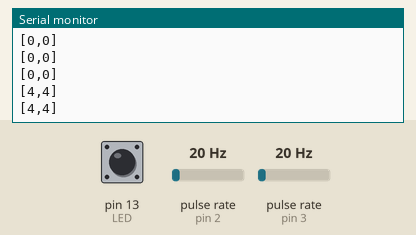
Recording of a sketch running on a simulated Arduino Uno, built with avr-gcc and run on an emulated ATmega328P. Shown: the last lines printed to the serial monitor. Wiring (inferred from the names in the program): 2 × pulse sensor: data pin 2 / data pin 3. The test bench sets the inputs (shaded band); at power-on: pulse rate (sensors on pin 2, pin 3) 20 Hz, pin 13 (LED) HIGH.

Above: at 1.2 s.
1.3 s: pulse rate (sensor on pin 2) set to 4 Hz
At 1.36 s:
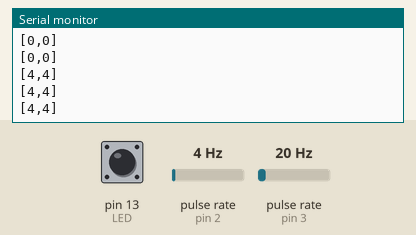
2.8 s: pulse rate (sensor on pin 3) set to 4 Hz
At 2.96 s:
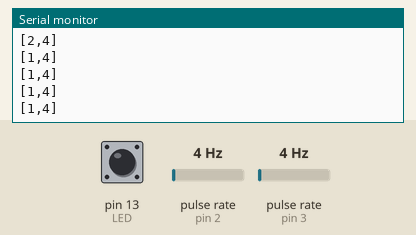
4.3 s: pulse rate (sensor on pin 2) set to 50 Hz
At 4.36 s:
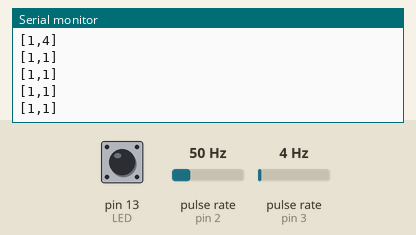
5.8 s: pulse rate (sensor on pin 3) set to 50 Hz
At 5.96 s:
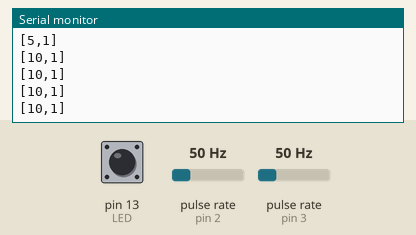
Timing chart, 0 to 8.3 s (numbered marks = the images above; inputs shaded):
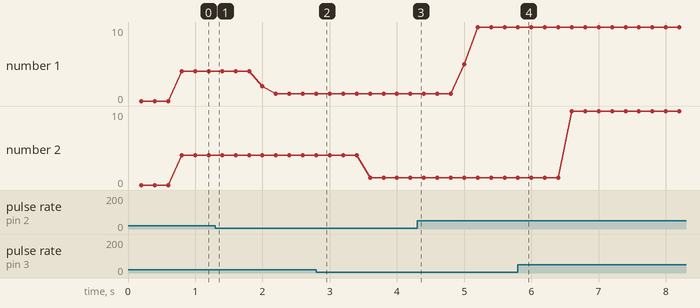

The sketch:

tachometer.ino
```cpp
#include <MsTimer2.h>
#include "tachometer.h"

float conversion_factor = 1.0;

volatile bool has_data = false;
volatile int pulse_count[2] = {0};
volatile int ring_buffer[2][BUF_LEN] = {0};

void setup()
{
  Serial.begin(115200);

  pinMode(IRQ_0_PIN, INPUT_PULLUP);
  pinMode(IRQ_1_PIN, INPUT_PULLUP);

  attachInterrupt(IRQ_0, tach_0_isr, FALLING);
  attachInterrupt(IRQ_1, tach_1_isr, FALLING);

  MsTimer2::set(1000 / HZ, timer_isr);
  MsTimer2::start();
}

void loop()
{
  if (has_data)
  {
    int tach_0[BUF_LEN];
    int tach_1[BUF_LEN];

    cli();
    for (int i = 0; i < BUF_LEN; i++)
    {
      tach_0[i] = ring_buffer[IRQ_0][i];
      tach_1[i] = ring_buffer[IRQ_1][i];
    }
    sei();

    qsort(tach_0, BUF_LEN, sizeof(int), cmp<int>);
    qsort(tach_1, BUF_LEN, sizeof(int), cmp<int>);

    // report the median
    send(tach_0[BUF_LEN / 2], tach_1[BUF_LEN / 2]);

    digitalWrite(LED, !digitalRead(LED));
    has_data = false;
  }
}

void send(int x, int y)
{
  char buffer[STR_LEN];
  sprintf(buffer, "[%i,%i]", x, y);
  Serial.println(buffer);
}

void timer_isr()
{
  static int idx = 0;

  ring_buffer[IRQ_0][idx] = pulse_count[IRQ_0];
  ring_buffer[IRQ_1][idx] = pulse_count[IRQ_1];

  pulse_count[IRQ_0] = 0;
  pulse_count[IRQ_1] = 0;

  if (++idx == BUF_LEN)
    idx = 0;

  has_data = true;
}

void tach_0_isr()
{
  pulse_count[IRQ_0]++;
}

void tach_1_isr()
{
  pulse_count[IRQ_1]++;
}
```

tachometer.h
```cpp
#ifndef TACHOMETER.H
#define TACHOMETER .H

#define IRQ_0_PIN 2
#define IRQ_1_PIN 3
#define STR_LEN 32
#define BUF_LEN 7
#define LED 13
#define HZ 5

#define IRQ_0 (IRQ_0_PIN - 2)
#define IRQ_1 (IRQ_1_PIN - 2)

void timer_isr();
void tach_0_isr();
void tach_1_isr();
void send(int x, int y);

// http://arduino.stackexchange.com/questions/13255/do-i-need-a-bubble-sort-or-something-easier
template <typename T>
int cmp(const void *arg1, const void *arg2)
{
  T *a = (T *)arg1; // cast to pointers to type T
  T *b = (T *)arg2;
  // a less than b?
  if (*a < *b)
    return -1;
  // a greater than b?
  if (*a > *b)
    return 1;
  // must be equal
  return 0;
}

#endif
```

Measured:
- plotted number 1: 4 → 1 after the input at 1.3 s, 1 → 10 after the input at 4.3 s
